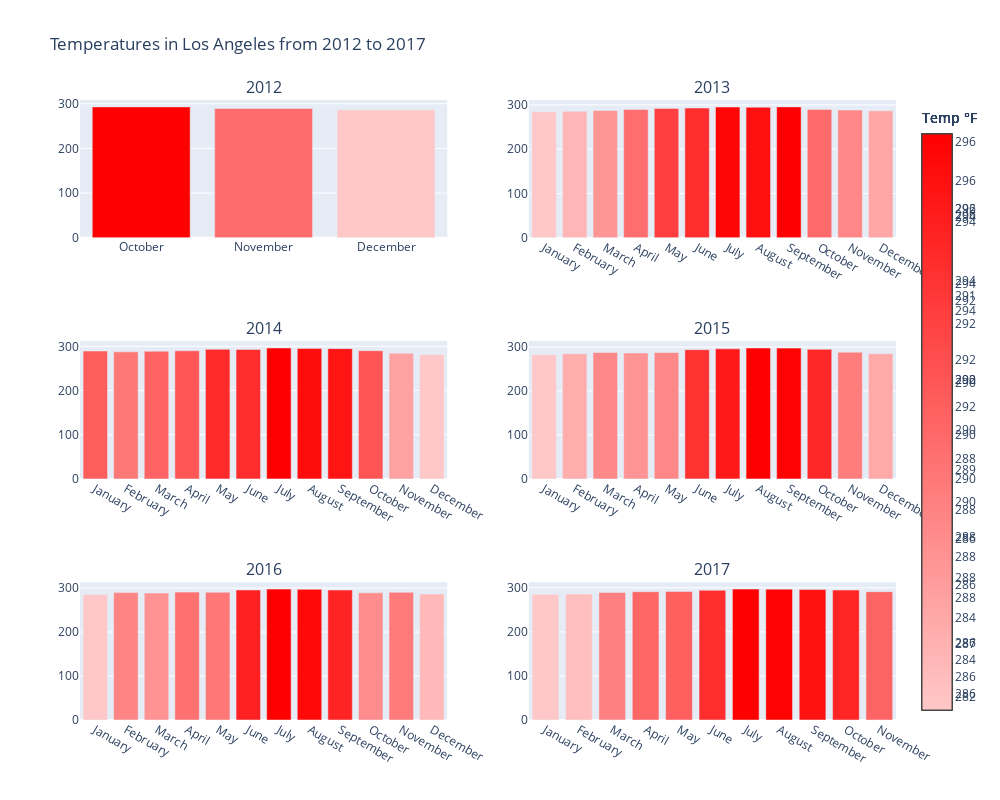

Notebook cell for this chart:
### Markdown cell above
#### Graphics where show the temperature by month from 2012 to 2017

### Code cell
# Graphic of the temperature where the x axis are the months of a year and the y axis are the temperature in Farenheit degrees
fig = make_subplots(rows=3, cols=2, subplot_titles=('2012', '2013', '2014', '2015', '2016', '2017'))
fig.add_trace(graphic(dataframes['temperature_WH'],2012,'Los Angeles'), row=1, col=1)
fig.add_trace(graphic(dataframes['temperature_WH'],2013,'Los Angeles'), row=1, col=2)
fig.add_trace(graphic(dataframes['temperature_WH'],2014,'Los Angeles'), row=2, col=1)
fig.add_trace(graphic(dataframes['temperature_WH'],2015,'Los Angeles'), row=2, col=2)
fig.add_trace(graphic(dataframes['temperature_WH'],2016,'Los Angeles'), row=3, col=1)
fig.add_trace(graphic(dataframes['temperature_WH'],2017,'Los Angeles'), row=3, col=2)

fig.update_layout(
    height=800, width=1000,
    title_text="Temperatures in Los Angeles from 2012 to 2017",
    showlegend=False
)

fig.show()

### Figure 1 — Plotly figure (JSON) as saved in the notebook; plotly's stock layout.template omitted (floating-point values rounded to 4 significant figures)
{"data": [{"marker": {"color": [292.9, 289.3, 286.2], "colorbar": {"title": {"text": "Temp °F"}}, "colorscale": [[0, "rgb(255,200,200)"], [1, "rgb(255,0,0)"]]}, "name": "Temperature 2012", "type": "bar", "x": ["October", "November", "December"], "xaxis": "x", "y": [292.9, 289.3, 286.2], "yaxis": "y"}, {"marker": {"color": [284.7, 285.7, 287.4, 289.6, 292.2, 293.1, 295.2, 294.7, 295.6, 289.8, 288.3, 286.6], "colorbar": {"title": {"text": "Temp °F"}}, "colorscale": [[0, "rgb(255,200,200)"], [1, "rgb(255,0,0)"]]}, "name": "Temperature 2013", "type": "bar", "x": ["January", "February", "March", "April", "May", "June", "July", "August", "September", "October", "November", "December"], "xaxis": "x2", "y": [284.7, 285.7, 287.4, 289.6, 292.2, 293.1, 295.2, 294.7, 295.6, 289.8, 288.3, 286.6], "yaxis": "y2"}, {"marker": {"color": [289.4, 287.5, 289.0, 289.9, 293.2, 293.0, 296.2, 295.3, 294.8, 290.1, 284.5, 281.7], "colorbar": {"title": {"text": "Temp °F"}}, "colorscale": [[0, "rgb(255,200,200)"], [1, "rgb(255,0,0)"]]}, "name": "Temperature 2014", "type": "bar", "x": ["January", "February", "March", "April", "May", "June", "July", "August", "September", "October", "November", "December"], "xaxis": "x3", "y": [289.4, 287.5, 289.0, 289.9, 293.2, 293.0, 296.2, 295.3, 294.8, 290.1, 284.5, 281.7], "yaxis": "y3"}, {"marker": {"color": [282.7, 284.7, 287.6, 286.7, 287.7, 294.1, 296.0, 298.0, 297.7, 294.9, 288.4, 285.1], "colorbar": {"title": {"text": "Temp °F"}}, "colorscale": [[0, "rgb(255,200,200)"], [1, "rgb(255,0,0)"]]}, "name": "Temperature 2015", "type": "bar", "x": ["January", "February", "March", "April", "May", "June", "July", "August", "September", "October", "November", "December"], "xaxis": "x4", "y": [282.7, 284.7, 287.6, 286.7, 287.7, 294.1, 296.0, 298.0, 297.7, 294.9, 288.4, 285.1], "yaxis": "y4"}, {"marker": {"color": [285.7, 289.7, 288.8, 290.9, 290.5, 295.7, 297.7, 297.1, 295.5, 289.3, 290.3, 286.5], "colorbar": {"title": {"text": "Temp °F"}}, "colorscale": [[0, "rgb(255,200,200)"], [1, "rgb(255,0,0)"]]}, "name": "Temperature 2016", "type": "bar", "x": ["January", "February", "March", "April", "May", "June", "July", "August", "September", "October", "November", "December"], "xaxis": "x5", "y": [285.7, 289.7, 288.8, 290.9, 290.5, 295.7, 297.7, 297.1, 295.5, 289.3, 290.3, 286.5], "yaxis": "y5"}, {"marker": {"color": [285.3, 285.9, 289.5, 291.0, 291.4, 294.3, 297.0, 296.8, 295.9, 294.8, 291.2], "colorbar": {"title": {"text": "Temp °F"}}, "colorscale": [[0, "rgb(255,200,200)"], [1, "rgb(255,0,0)"]]}, "name": "Temperature 2017", "type": "bar", "x": ["January", "February", "March", "April", "May", "June", "July", "August", "September", "October", "November"], "xaxis": "x6", "y": [285.3, 285.9, 289.5, 291.0, 291.4, 294.3, 297.0, 296.8, 295.9, 294.8, 291.2], "yaxis": "y6"}], "layout": {"annotations": [{"font": {"size": 16}, "showarrow": false, "text": "2012", "x": 0.225, "xanchor": "center", "xref": "paper", "y": 1, "yanchor": "bottom", "yref": "paper"}, {"font": {"size": 16}, "showarrow": false, "text": "2013", "x": 0.775, "xanchor": "center", "xref": "paper", "y": 1, "yanchor": "bottom", "yref": "paper"}, {"font": {"size": 16}, "showarrow": false, "text": "2014", "x": 0.225, "xanchor": "center", "xref": "paper", "y": 0.6111, "yanchor": "bottom", "yref": "paper"}, {"font": {"size": 16}, "showarrow": false, "text": "2015", "x": 0.775, "xanchor": "center", "xref": "paper", "y": 0.6111, "yanchor": "bottom", "yref": "paper"}, {"font": {"size": 16}, "showarrow": false, "text": "2016", "x": 0.225, "xanchor": "center", "xref": "paper", "y": 0.2222, "yanchor": "bottom", "yref": "paper"}, {"font": {"size": 16}, "showarrow": false, "text": "2017", "x": 0.775, "xanchor": "center", "xref": "paper", "y": 0.2222, "yanchor": "bottom", "yref": "paper"}], "height": 800, "showlegend": false, "title": {"text": "Temperatures in Los Angeles from 2012 to 2017"}, "width": 1000, "xaxis": {"anchor": "y", "domain": [0, 0.45]}, "xaxis2": {"anchor": "y2", "domain": [0.55, 1]}, "xaxis3": {"anchor": "y3", "domain": [0, 0.45]}, "xaxis4": {"anchor": "y4", "domain": [0.55, 1]}, "xaxis5": {"anchor": "y5", "domain": [0, 0.45]}, "xaxis6": {"anchor": "y6", "domain": [0.55, 1]}, "yaxis": {"anchor": "x", "domain": [0.7778, 1]}, "yaxis2": {"anchor": "x2", "domain": [0.7778, 1]}, "yaxis3": {"anchor": "x3", "domain": [0.3889, 0.6111]}, "yaxis4": {"anchor": "x4", "domain": [0.3889, 0.6111]}, "yaxis5": {"anchor": "x5", "domain": [0, 0.2222]}, "yaxis6": {"anchor": "x6", "domain": [0, 0.2222]}}}
